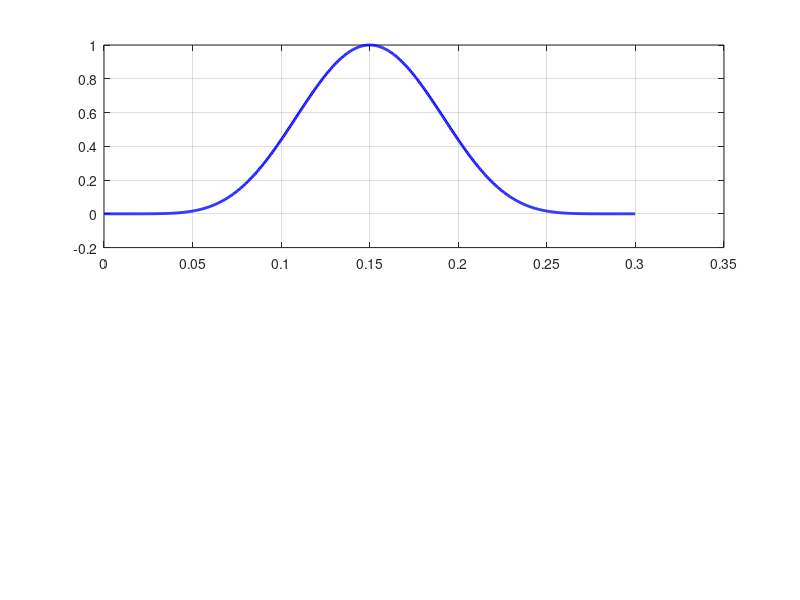

Here is the MATLAB script that generated this plot: (Note: this script raises an error after producing the figure.)

close all;
clear all;
clc;

addpath('./utilities/2d/');

fs = 20;
afs = 18;
lfs = 20;

dmd_on = 1;
Ndmd = 61; read_dmd = (Ndmd-1)*2 + 1;  % 61 or 121

% Define problem parameters
m_choice = '3'; amp_choice = 'origamp';   % for c6: 05, 085, 15, 3; amps: twice/orig/half/fifth
M = str2num(strcat([m_choice(1), '.', m_choice(2:end)]));
amp = 0.000722158;
omega = 376.991;

flow.pref = 97326.6883347;
flow.rhoref = 1.2792;
flow.gamma = 1.44;
flow.Tref = 273;
flow.M = M;

% Define deformation function -- Vedeneev approximation of first natural beam mode
L_panel = 0.3;
flow.L = L_panel;

R = flow.pref ./ (flow.rhoref * flow.Tref);
k_wav = omega / sqrt(flow.gamma * R * flow.Tref);

% Construct matrix
A = zeros(8,8);
A(1,:) = ones(1,8);
A(2,:) = 7:14;

for ii = 7:14
  A(3,ii-6) = ii*(ii-1);
  A(4,ii-6) = ii*(ii-1)*(ii-2);
  A(5,ii-6) = ii*(ii-1)*(ii-2)*(ii-3);
  A(6,ii-6) = ii*(ii-1)*(ii-2)*(ii-3)*(ii-4);
  A(7,ii-6) = ii*(ii-1)*(ii-2)*(ii-3)*(ii-4)*(ii-5);
  A(8,ii-6) = 0.5^ii;
end

b = zeros(8,1); b(8) = 1;

p = A\b;
p = [flip(p); zeros(7,1)];

pd = 14:-1:1; pd = pd.*p(1:end-1)';

% Define discretization
N = 801; % Number of points on panel where velocity perturbation is computed

bndry_pts = linspace(0,L_panel,N+1); % locations of boundary element endpoints
dx = bndry_pts(2) - bndry_pts(1); 
col_pts = (bndry_pts(1:end-1) + bndry_pts(2:end)) ./ 2; % location of collocation points

psi_in = polyval(p, col_pts ./ L_panel);
dpsi_dx_in = polyval(pd, col_pts ./ L_panel) ./ L_panel;

figure;
subplot(211);
plot(col_pts, psi_in, 'b', 'LineWidth', 2); grid on;
ax = gca; ax.FontSize = afs;
ylabel('$\psi$', 'interpreter', 'latex', 'fontsize', fs);
subplot(212);
plot(col_pts, dpsi_dx_in, 'b', 'LineWidth', 2); grid on;
ax = gca; ax.FontSize = afs;
ylabel('$\psi^{\prime}$', 'interpreter', 'latex', 'fontsize', fs);
xlabel('$x / L$', 'interpreter', 'latex', 'fontsize', fs);
sgtitle('C6 Continuous Bump', 'interpreter', 'latex', 'fontsize', fs);

[phi, p_bar] = bem2d(col_pts, bndry_pts, psi_in, dpsi_dx_in, amp, omega, flow);

f_soln = figure; f_soln.Position = [244 215 885 475];
subplot(211);
plot(col_pts ./ L_panel, real(phi), 'b', 'LineWidth', 2); hold on; grid on;
plot(col_pts ./ L_panel, imag(phi), '--k', 'LineWidth', 2);
ax = gca; ax.FontSize = afs;
legend('Real', 'Imag.', 'interpreter', 'latex', 'fontsize', lfs, 'location', 'northwest');
xlabel('$x / L$', 'interpreter', 'latex', 'fontsize', fs);
ylabel('$\bar{\phi}^{\prime}$', 'interpreter', 'latex', 'fontsize', fs);
subplot(212);
plot(col_pts ./ L_panel, real(p_bar) ./ flow.pref, 'b', 'LineWidth', 2); hold on; grid on;
plot(col_pts ./ L_panel, imag(p_bar) ./ flow.pref, '--k', 'LineWidth', 2);
ax = gca; ax.FontSize = afs;
xlabel('$x / L$', 'interpreter', 'latex', 'fontsize', fs);
ylabel('$\bar{p}^{\prime} / p_{in}$', 'interpreter', 'latex', 'fontsize', fs);
sgtitle(strcat(['Velocity Perturbation Potential and Spatial Pressure Mode, C6 Bump, $M = ', num2str(M), '$']), 'interpreter', 'latex', 'fontsize', fs);

M_comparison = 0;
if (M_comparison == 1)
  %M_list = [0.5, 0.65, 0.8, 0.85]; Nm = max(size(M_list));
  M_list = [1.5, 2.0, 2.5, 3.0]; Nm = max(size(M_list));
  phi_list = zeros(Nm, N);
  pbar_list = zeros(Nm, N);
  for j = 1:Nm
  
    M = M_list(j);
    flow.M = M;
    [phi, p_bar] = bem2d(col_pts, bndry_pts, psi_in, dpsi_dx_in, amp, omega, flow);
    phi_list(j,:) = phi;
    pbar_list(j,:) = p_bar;
  
  end
  
  f_comp = figure; f_comp.Position = [244 215 885 475];
  subplot(221);
  colors = ['r', 'b', 'g', 'm'];
  for j = 1:Nm
    color = colors(j);
    l(2*(j-1)+1) = plot(col_pts ./ L_panel, real(phi_list(j,:)), color,  'LineWidth', 2, 'DisplayName', strcat(['$M = ', num2str(M_list(j)), '$'])); grid on; hold on;
  end
  ax = gca; ax.FontSize = afs;
  ylabel('Re( $\bar{\phi}^{\prime}$ )', 'interpreter', 'latex', 'fontsize', fs);
  subplot(222);
  for j = 1:Nm
    color = colors(j);
    l(2*(j-1)+2) = plot(col_pts ./ L_panel, imag(phi_list(j,:)), color, 'LineWidth', 2); grid on; hold on;
  end
  ax = gca; ax.FontSize = afs;
  legend([l(1), l(3), l(5), l(7)], 'interpreter', 'latex', 'fontsize', fs, 'location', 'northwest');
  ylabel('Im( $\bar{\phi}^{\prime}$ )', 'interpreter', 'latex', 'fontsize', fs);

  subplot(223);
  for j = 1:Nm
    color = colors(j);
    plot(col_pts ./ L_panel, real(pbar_list(j,:)) ./ flow.pref, color, 'LineWidth', 2); grid on; hold on;
  end
  ax = gca; ax.FontSize = afs;
  ylabel('Re( $\bar{p}^{\prime}$ ) / $p_{\infty}$', 'interpreter', 'latex', 'fontsize', fs);
  xlabel('$x / L$', 'interpreter', 'latex', 'fontsize', fs);
  subplot(224);
  for j = 1:Nm
    color = colors(j);
    plot(col_pts ./ L_panel, imag(pbar_list(j,:)) ./ flow.pref, color, 'LineWidth', 2); grid on; hold on;
  end
  ax = gca; ax.FontSize = afs;
  ylabel('Im( $\bar{p}^{\prime}$ ) / $p_{\infty}$', 'interpreter', 'latex', 'fontsize', fs);
  xlabel('$x / L$', 'interpreter', 'latex', 'fontsize', fs);

  if (M_list(1) < 1)
    sgtitle('Reduced Velocity Perturbation Potential and Spatial Pressure Mode, 2D Configuration, Subsonic Flows', 'interpreter', 'latex', 'fontsize', fs);
  else
    sgtitle('Reduced Velocity Perturbation Potential and Spatial Pressure Mode, 2D Configuration, Supersonic Flows', 'interpreter', 'latex', 'fontsize', fs);
  end

  pause;
end


% Compute spatial mode associated with LPT
p_bar_lpt = (-i*(amp/2)*flow.gamma*flow.M*dpsi_dx_in + flow.gamma*k_wav*(amp/2)*psi_in);  % p'_{LPT} / p_{in}
bem_mode = p_bar ./ flow.pref - p_bar_lpt;

% Read in DMD mode
if (dmd_on == 1)
  p_bar_dmd = dlmread(strcat(['./mode1_modes/x', num2str(read_dmd), '/m', m_choice, '_modes_', amp_choice, '_x', num2str(read_dmd), '_c6.csv']));
  amplitude = dlmread(strcat(['./mode1_modes/x', num2str(read_dmd), '/m', m_choice, '_amps_', amp_choice, '_x', num2str(read_dmd), '_c6.csv']));

  p_bar_dmd = [p_bar_dmd(:,1)*amplitude(1), p_bar_dmd(:,2)*amplitude(2)];

  p_bar_dmd_size = size(p_bar_dmd); pdmdNx = p_bar_dmd_size(1); pdmd_x = linspace(0,1,pdmdNx);
  psi_in_dmd = polyval(p, pdmdNx); dpsi_dx_in_dmd = polyval(pd, pdmdNx) ./ L_panel;
  p_bar_lpt_dmd = (-i*(amp/2)*flow.gamma*flow.M*dpsi_dx_in_dmd + flow.gamma*k_wav*(amp/2)*psi_in_dmd);

  dmd_choice = 1;
  max_re_bem = max(real(bem_mode)); min_re_bem = min(real(bem_mode));
  max_re_dmd = max(real(p_bar_dmd(:,dmd_choice))); min_re_dmd = min(real(p_bar_dmd(:,dmd_choice)));
  max_im_bem = max(imag(bem_mode)); min_im_bem = min(imag(bem_mode));
  max_im_dmd = max(imag(p_bar_dmd(:,dmd_choice))); min_im_dmd = min(imag(p_bar_dmd(:,dmd_choice)));
  max_re = max([max_re_bem, max_re_dmd]); min_re = min([min_re_bem, min_re_dmd]); 
  max_im = max([max_im_bem, max_im_dmd]); min_im = min([min_im_bem, min_im_dmd]);
  max_lim = max([max_re, max_im]); min_lim = min([min_re, min_im]);

  pdx = linspace(0,L_panel,Ndmd);

  f_full_comp = figure; f_full_comp.Position = [244 215 885 475];
  subplot(121);
  plot(col_pts ./ L_panel, real(bem_mode), 'b', 'LineWidth', 2); grid on; hold on;
  plot(pdx ./ L_panel, real(p_bar_dmd(:,dmd_choice)), 'r', 'LineWidth', 2);
  ax = gca; ax.FontSize = afs; ylim([min_lim, max_lim]);
  legend('BEM', 'DMD', 'interpreter', 'latex', 'fontsize', fs, 'location', 'northwest');
  ylabel('Re ( $\bar{p}^{\prime} / p_{\infty}$ )', 'interpreter', 'latex', 'fontsize', fs);
  xlabel('$x / L$', 'interpreter', 'latex', 'fontsize', fs);
  
  subplot(122);
  plot(col_pts ./ L_panel, imag(bem_mode), 'b', 'LineWidth', 2); grid on; hold on;
  plot(pdx ./ L_panel, imag(p_bar_dmd(:,dmd_choice)), 'r', 'LineWidth', 2);
  ax = gca; ax.FontSize = afs; ylim([min_lim, max_lim]);
  ylabel('Im ( $\bar{p}^{\prime} / p_{\infty}$ )', 'interpreter', 'latex', 'fontsize', fs);
  xlabel('$x / L$', 'interpreter', 'latex', 'fontsize', fs);
  sgtitle(strcat(['Comparison of DMD Mode to BEM, C6-Continuous Geometry, $M = ', num2str(flow.M), '$']), 'interpreter', 'latex', 'fontsize', fs);
end

disp('Pausing before video comparison. Press anything to begin process.'); pause;

% Set up video comparison against PC2 data
pc2_dt_nondim = 4.5970 * 10^(-5);
Uref = sqrt(flow.pref / flow.rhoref);
pref = flow.pref;
t_scale = 1 / Uref;
pc2_dt = pc2_dt_nondim * t_scale;
N_tsteps = 500000;
snap_level = 1;
snapshot = 100*snap_level;
dmd_dt = snapshot*pc2_dt;
snapshot_begin = 1;
snapshot_end = 5001;
t = snapshot_begin:snap_level:snapshot_end; 
t_phys = t.*dmd_dt;
Nt = length(t);

if (read_dmd == 121)
  pressure_data = dlmread(strcat(['./comparison_data/2d/c6/x', num2str(read_dmd), '/m', m_choice, '/surface_pressure_history_m', m_choice, '_c6.csv'])); pressure_data = pressure_data';
  y_data = dlmread(strcat(['./comparison_data/2d/c6/x', num2str(read_dmd), '/m', m_choice, '/surface_yloc_history_m', m_choice, '_c6.csv'])); y_data = y_data';
elseif (read_dmd == 241)
  pressure_data = dlmread(strcat(['./comparison_data/2d/c6/x', num2str(read_dmd), '/m', m_choice, '/surface_pressure_history_m', m_choice, '_x241_c6.csv'])); pressure_data = pressure_data';
  y_data = dlmread(strcat(['./comparison_data/2d/c6/x', num2str(read_dmd), '/m', m_choice, '/surface_yloc_history_m', m_choice, '_x241_c6.csv'])); y_data = y_data';
end
p_size = size(pressure_data); pdNx = p_size(1); pdNt = p_size(2);
pdx = linspace(0,L_panel,pdNx);

pf_bem_history = (p_bar.') * exp(i*omega*t_phys); pf_bem_history = (pf_bem_history + conj(pf_bem_history)) ./ flow.pref;
f_cfd_comp = figure; f_cfd_comp.Position = [521 -787 1093 583];
plot(col_pts ./ L_panel, pf_bem_history(:, 2251), 'b', 'LineWidth', 2); grid on; hold on;
plot(pdx ./ L_panel, pressure_data(:,2251) - 1, '--k', 'LineWidth', 2);
ax = gca; ax.FontSize = afs;
legend('BEM', 'CFD', 'interpreter', 'latex', 'fontsize', fs, 'location', 'southeast');
xlabel('$x / L$', 'interpreter', 'latex', 'fontsize', fs);
ylabel('$p^{\prime} / p_{\infty}$', 'interpreter', 'latex', 'fontsize', fs);
if (M < 1)
  title(strcat(['Pressure Comparison, 2D Subsonic BEM and CFD, $M = ', num2str(M), '$']), 'interpreter', 'latex', 'fontsize', fs);
else
  title(strcat(['Pressure Comparison, 2D Supersonic BEM and CFD, $M = ', num2str(M), '$']), 'interpreter', 'latex', 'fontsize', fs);
end

pf_bem = (p_bar').*exp(i*omega.*t_phys); pf_bem = (pf_bem + conj(pf_bem))./flow.pref;
pf_data = pressure_data - 1;
pf_lpt = (p_bar_lpt').*exp(i*omega.*t_phys); pf_lpt = pf_lpt + conj(pf_lpt);
max_pf_bem = max(max(pf_bem)); min_pf_bem = min(min(pf_bem));
max_pf_cfd = max(max(pf_data(:,2:end))); min_pf_cfd = min(min(pf_data(:,2:end)));
max_pf_lpt = max(max(pf_lpt)); min_pf_lpt = min(min(pf_lpt));
max_pf = max([max_pf_bem, max_pf_cfd, max_pf_lpt]);
min_pf = min([min_pf_bem, min_pf_cfd, min_pf_lpt]);

psi_in_lpt = polyval(p, pdx ./ L_panel); dpsi_dx_in_lpt = polyval(pd, pdx ./ L_panel) ./ L_panel;
p_bar_lpt = (-i*(amp/2)*flow.gamma*flow.M*dpsi_dx_in_lpt + flow.gamma*k_wav*(amp/2)*psi_in_lpt);  % p'_{LPT} / p_{in}

f_vid = figure; f_vid.Position = [627 -851 908 602];
if (read_dmd == 121)
  v_fname = strcat(['./video_results/2d/m', m_choice, '_c6geom_Ne', num2str(N), '_x121_comp.csv']);
elseif (read_dmd == 241)
  v_fname = strcat(['./video_results/2d/m', m_choice, '_c6geom_Ne', num2str(N), '_x241_comp.csv']);
end
v_data = VideoWriter(v_fname, 'MPEG-4');
v_data.FrameRate = 60; v_data.Quality = 10;
open(v_data);
for m = 1:length(t)
  t_loc = t_phys(m);
  p_loc = p_bar.*exp(i*omega*t_loc); p_loc = p_loc + conj(p_loc);
  p_lpt = p_bar_lpt.*exp(i*omega*t_loc); p_lpt = p_lpt + conj(p_lpt);

  if (dmd_on == 1)
    p_loc_dmd = p_bar_dmd(:,dmd_choice).*exp(i*omega*t_loc); p_loc_dmd = p_loc_dmd + conj(p_loc_dmd);
  end

  % Plot pressure
  subplot(211);
  plot(col_pts ./ L_panel, p_loc ./ pref, 'b', 'LineWidth', 2); hold on; grid on;
  if (dmd_on == 1) plot(pdx ./ L_panel, p_loc_dmd + p_lpt', 'g', 'LineWidth', 2); end
  plot(pdx ./ L_panel, pressure_data(:,m) - 1, '--k', 'LineWidth', 2);
  ax = gca; ax.FontSize = afs;
  if (dmd_on == 1)
    legend('BEM', 'DMD', 'CFD', 'interpreter', 'latex', 'fontsize', fs, 'location', 'eastoutside');
  else
    legend('BEM', 'CFD', 'interpreter', 'latex', 'fontsize', fs, 'location', 'eastoutside');
  end
  % ylim([-0.05, 0.05]);
  ylim([-0.002, 0.002]);
  ylabel('$p^{\prime} / p_{in}$', 'interpreter', 'latex', 'fontsize', fs);
  xlabel('$x / L$', 'interpreter', 'latex', 'fontsize', fs);

  subplot(212);
  plot(pdx ./ L_panel, y_data(:,m), 'b', 'LineWidth', 2); grid on;
  ax = gca; ax.FontSize = afs;
  ylim([-amp, amp]);
  ylabel('$w(x)$', 'interpreter', 'latex', 'fontsize', fs);
  xlabel('$x / L$', 'interpreter', 'latex', 'fontsize', fs);

  t_fname = strcat(['Comparison of CFD and Theories, C6 Bump Geometry, $M = ', m_choice(1), '.', m_choice(2:end), ', t = ', num2str(m), '/', num2str(length(t)), '$']);
  sgtitle(t_fname, 'interpreter', 'latex', 'fontsize', fs);

  frame = getframe(gcf);
  writeVideo(v_data, frame);

  if (m == 1251) pause; end

  p_history(:,m) = p_loc';

  clf;

end
close(v_data);

